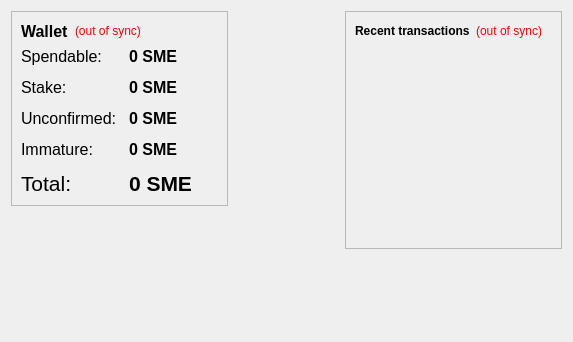
<?xml version="1.0" encoding="UTF-8"?>
<ui version="4.0">
 <class>OverviewPage</class>
 <widget class="QWidget" name="OverviewPage">
  <property name="geometry">
   <rect>
    <x>0</x>
    <y>0</y>
    <width>573</width>
    <height>342</height>
   </rect>
  </property>
  <property name="windowTitle">
   <string>Form</string>
  </property>
  <layout class="QHBoxLayout" name="horizontalLayout" stretch="1,0,1">
   <item>
    <layout class="QVBoxLayout" name="verticalLayout_2">
     <item>
      <widget class="QFrame" name="frame">
       <property name="frameShape">
        <enum>QFrame::StyledPanel</enum>
       </property>
       <property name="frameShadow">
        <enum>QFrame::Raised</enum>
       </property>
       <layout class="QVBoxLayout" name="verticalLayout_4">
        <item>
         <layout class="QHBoxLayout" name="horizontalLayout_4">
          <item>
           <widget class="QLabel" name="label_5">
            <property name="palette">
             <palette>
              <active>
               <colorrole role="ToolTipText">
                <brush brushstyle="SolidPattern">
                 <color alpha="255">
                  <red>0</red>
                  <green>0</green>
                  <blue>0</blue>
                 </color>
                </brush>
               </colorrole>
              </active>
              <inactive>
               <colorrole role="ToolTipText">
                <brush brushstyle="SolidPattern">
                 <color alpha="255">
                  <red>0</red>
                  <green>0</green>
                  <blue>0</blue>
                 </color>
                </brush>
               </colorrole>
              </inactive>
              <disabled>
               <colorrole role="ToolTipText">
                <brush brushstyle="SolidPattern">
                 <color alpha="255">
                  <red>0</red>
                  <green>0</green>
                  <blue>0</blue>
                 </color>
                </brush>
               </colorrole>
              </disabled>
             </palette>
            </property>
            <property name="font">
             <font>
              <pointsize>12</pointsize>
              <weight>75</weight>
              <bold>true</bold>
             </font>
            </property>
            <property name="text">
             <string>Wallet</string>
            </property>
           </widget>
          </item>
          <item>
           <widget class="QLabel" name="labelWalletStatus">
            <property name="toolTip">
             <string>The displayed information may be out of date. Your wallet automatically synchronizes with the SMEcoin network after a connection is established, but this process has not completed yet.</string>
            </property>
            <property name="styleSheet">
             <string notr="true">QLabel { color: red; }</string>
            </property>
            <property name="text">
             <string notr="true">(out of sync)</string>
            </property>
            <property name="alignment">
             <set>Qt::AlignLeading|Qt::AlignLeft|Qt::AlignVCenter</set>
            </property>
           </widget>
          </item>
          <item>
           <spacer name="horizontalSpacer_2">
            <property name="orientation">
             <enum>Qt::Horizontal</enum>
            </property>
            <property name="sizeHint" stdset="0">
             <size>
              <width>40</width>
              <height>20</height>
             </size>
            </property>
           </spacer>
          </item>
         </layout>
        </item>
        <item>
         <layout class="QFormLayout" name="formLayout_2">
          <property name="fieldGrowthPolicy">
           <enum>QFormLayout::AllNonFixedFieldsGrow</enum>
          </property>
          <property name="horizontalSpacing">
           <number>12</number>
          </property>
          <property name="verticalSpacing">
           <number>12</number>
          </property>
          <item row="0" column="0">
           <widget class="QLabel" name="label">
            <property name="palette">
             <palette>
              <active>
               <colorrole role="ToolTipText">
                <brush brushstyle="SolidPattern">
                 <color alpha="255">
                  <red>0</red>
                  <green>0</green>
                  <blue>0</blue>
                 </color>
                </brush>
               </colorrole>
              </active>
              <inactive>
               <colorrole role="ToolTipText">
                <brush brushstyle="SolidPattern">
                 <color alpha="255">
                  <red>0</red>
                  <green>0</green>
                  <blue>0</blue>
                 </color>
                </brush>
               </colorrole>
              </inactive>
              <disabled>
               <colorrole role="ToolTipText">
                <brush brushstyle="SolidPattern">
                 <color alpha="255">
                  <red>0</red>
                  <green>0</green>
                  <blue>0</blue>
                 </color>
                </brush>
               </colorrole>
              </disabled>
             </palette>
            </property>
            <property name="font">
             <font>
              <pointsize>12</pointsize>
             </font>
            </property>
            <property name="text">
             <string>Spendable:</string>
            </property>
           </widget>
          </item>
          <item row="0" column="1">
           <widget class="QLabel" name="labelBalance">
            <property name="palette">
             <palette>
              <active>
               <colorrole role="AlternateBase">
                <brush brushstyle="SolidPattern">
                 <color alpha="255">
                  <red>141</red>
                  <green>200</green>
                  <blue>217</blue>
                 </color>
                </brush>
               </colorrole>
               <colorrole role="ToolTipBase">
                <brush brushstyle="SolidPattern">
                 <color alpha="255">
                  <red>255</red>
                  <green>255</green>
                  <blue>220</blue>
                 </color>
                </brush>
               </colorrole>
               <colorrole role="ToolTipText">
                <brush brushstyle="SolidPattern">
                 <color alpha="255">
                  <red>0</red>
                  <green>0</green>
                  <blue>0</blue>
                 </color>
                </brush>
               </colorrole>
              </active>
              <inactive>
               <colorrole role="AlternateBase">
                <brush brushstyle="SolidPattern">
                 <color alpha="255">
                  <red>141</red>
                  <green>200</green>
                  <blue>217</blue>
                 </color>
                </brush>
               </colorrole>
               <colorrole role="ToolTipBase">
                <brush brushstyle="SolidPattern">
                 <color alpha="255">
                  <red>255</red>
                  <green>255</green>
                  <blue>220</blue>
                 </color>
                </brush>
               </colorrole>
               <colorrole role="ToolTipText">
                <brush brushstyle="SolidPattern">
                 <color alpha="255">
                  <red>0</red>
                  <green>0</green>
                  <blue>0</blue>
                 </color>
                </brush>
               </colorrole>
              </inactive>
              <disabled>
               <colorrole role="AlternateBase">
                <brush brushstyle="SolidPattern">
                 <color alpha="255">
                  <red>27</red>
                  <green>146</green>
                  <blue>179</blue>
                 </color>
                </brush>
               </colorrole>
               <colorrole role="ToolTipBase">
                <brush brushstyle="SolidPattern">
                 <color alpha="255">
                  <red>255</red>
                  <green>255</green>
                  <blue>220</blue>
                 </color>
                </brush>
               </colorrole>
               <colorrole role="ToolTipText">
                <brush brushstyle="SolidPattern">
                 <color alpha="255">
                  <red>0</red>
                  <green>0</green>
                  <blue>0</blue>
                 </color>
                </brush>
               </colorrole>
              </disabled>
             </palette>
            </property>
            <property name="font">
             <font>
              <pointsize>12</pointsize>
              <weight>75</weight>
              <bold>true</bold>
             </font>
            </property>
            <property name="cursor">
             <cursorShape>IBeamCursor</cursorShape>
            </property>
            <property name="toolTip">
             <string>Your current spendable balance</string>
            </property>
            <property name="text">
             <string notr="true">0 SME</string>
            </property>
            <property name="textInteractionFlags">
             <set>Qt::LinksAccessibleByMouse|Qt::TextSelectableByKeyboard|Qt::TextSelectableByMouse</set>
            </property>
           </widget>
          </item>
          <item row="1" column="0">
           <widget class="QLabel" name="label_6">
            <property name="palette">
             <palette>
              <active>
               <colorrole role="ToolTipText">
                <brush brushstyle="SolidPattern">
                 <color alpha="255">
                  <red>0</red>
                  <green>0</green>
                  <blue>0</blue>
                 </color>
                </brush>
               </colorrole>
              </active>
              <inactive>
               <colorrole role="ToolTipText">
                <brush brushstyle="SolidPattern">
                 <color alpha="255">
                  <red>0</red>
                  <green>0</green>
                  <blue>0</blue>
                 </color>
                </brush>
               </colorrole>
              </inactive>
              <disabled>
               <colorrole role="ToolTipText">
                <brush brushstyle="SolidPattern">
                 <color alpha="255">
                  <red>0</red>
                  <green>0</green>
                  <blue>0</blue>
                 </color>
                </brush>
               </colorrole>
              </disabled>
             </palette>
            </property>
            <property name="font">
             <font>
              <pointsize>12</pointsize>
             </font>
            </property>
            <property name="text">
             <string>Stake:</string>
            </property>
           </widget>
          </item>
          <item row="1" column="1">
           <widget class="QLabel" name="labelStake">
            <property name="palette">
             <palette>
              <active>
               <colorrole role="ToolTipText">
                <brush brushstyle="SolidPattern">
                 <color alpha="255">
                  <red>0</red>
                  <green>0</green>
                  <blue>0</blue>
                 </color>
                </brush>
               </colorrole>
              </active>
              <inactive>
               <colorrole role="ToolTipText">
                <brush brushstyle="SolidPattern">
                 <color alpha="255">
                  <red>0</red>
                  <green>0</green>
                  <blue>0</blue>
                 </color>
                </brush>
               </colorrole>
              </inactive>
              <disabled>
               <colorrole role="ToolTipText">
                <brush brushstyle="SolidPattern">
                 <color alpha="255">
                  <red>0</red>
                  <green>0</green>
                  <blue>0</blue>
                 </color>
                </brush>
               </colorrole>
              </disabled>
             </palette>
            </property>
            <property name="font">
             <font>
              <pointsize>12</pointsize>
              <weight>75</weight>
              <bold>true</bold>
             </font>
            </property>
            <property name="cursor">
             <cursorShape>IBeamCursor</cursorShape>
            </property>
            <property name="toolTip">
             <string>Total of coins that was staked, and do not yet count toward the current balance</string>
            </property>
            <property name="text">
             <string notr="true">0 SME</string>
            </property>
            <property name="textInteractionFlags">
             <set>Qt::LinksAccessibleByMouse|Qt::TextSelectableByKeyboard|Qt::TextSelectableByMouse</set>
            </property>
           </widget>
          </item>
          <item row="2" column="0">
           <widget class="QLabel" name="label_3">
            <property name="palette">
             <palette>
              <active>
               <colorrole role="ToolTipText">
                <brush brushstyle="SolidPattern">
                 <color alpha="255">
                  <red>0</red>
                  <green>0</green>
                  <blue>0</blue>
                 </color>
                </brush>
               </colorrole>
              </active>
              <inactive>
               <colorrole role="ToolTipText">
                <brush brushstyle="SolidPattern">
                 <color alpha="255">
                  <red>0</red>
                  <green>0</green>
                  <blue>0</blue>
                 </color>
                </brush>
               </colorrole>
              </inactive>
              <disabled>
               <colorrole role="ToolTipText">
                <brush brushstyle="SolidPattern">
                 <color alpha="255">
                  <red>0</red>
                  <green>0</green>
                  <blue>0</blue>
                 </color>
                </brush>
               </colorrole>
              </disabled>
             </palette>
            </property>
            <property name="font">
             <font>
              <pointsize>12</pointsize>
             </font>
            </property>
            <property name="text">
             <string>Unconfirmed:</string>
            </property>
           </widget>
          </item>
          <item row="2" column="1">
           <widget class="QLabel" name="labelUnconfirmed">
            <property name="palette">
             <palette>
              <active>
               <colorrole role="ToolTipText">
                <brush brushstyle="SolidPattern">
                 <color alpha="255">
                  <red>0</red>
                  <green>0</green>
                  <blue>0</blue>
                 </color>
                </brush>
               </colorrole>
              </active>
              <inactive>
               <colorrole role="ToolTipText">
                <brush brushstyle="SolidPattern">
                 <color alpha="255">
                  <red>0</red>
                  <green>0</green>
                  <blue>0</blue>
                 </color>
                </brush>
               </colorrole>
              </inactive>
              <disabled>
               <colorrole role="ToolTipText">
                <brush brushstyle="SolidPattern">
                 <color alpha="255">
                  <red>0</red>
                  <green>0</green>
                  <blue>0</blue>
                 </color>
                </brush>
               </colorrole>
              </disabled>
             </palette>
            </property>
            <property name="font">
             <font>
              <pointsize>12</pointsize>
              <weight>75</weight>
              <bold>true</bold>
             </font>
            </property>
            <property name="cursor">
             <cursorShape>IBeamCursor</cursorShape>
            </property>
            <property name="toolTip">
             <string>Total of transactions that have yet to be confirmed, and do not yet count toward the current balance</string>
            </property>
            <property name="text">
             <string notr="true">0 SME</string>
            </property>
            <property name="textInteractionFlags">
             <set>Qt::LinksAccessibleByMouse|Qt::TextSelectableByKeyboard|Qt::TextSelectableByMouse</set>
            </property>
           </widget>
          </item>
          <item row="3" column="0">
           <widget class="QLabel" name="labelImmatureText">
            <property name="palette">
             <palette>
              <active>
               <colorrole role="ToolTipText">
                <brush brushstyle="SolidPattern">
                 <color alpha="255">
                  <red>0</red>
                  <green>0</green>
                  <blue>0</blue>
                 </color>
                </brush>
               </colorrole>
              </active>
              <inactive>
               <colorrole role="ToolTipText">
                <brush brushstyle="SolidPattern">
                 <color alpha="255">
                  <red>0</red>
                  <green>0</green>
                  <blue>0</blue>
                 </color>
                </brush>
               </colorrole>
              </inactive>
              <disabled>
               <colorrole role="ToolTipText">
                <brush brushstyle="SolidPattern">
                 <color alpha="255">
                  <red>0</red>
                  <green>0</green>
                  <blue>0</blue>
                 </color>
                </brush>
               </colorrole>
              </disabled>
             </palette>
            </property>
            <property name="font">
             <font>
              <pointsize>12</pointsize>
             </font>
            </property>
            <property name="text">
             <string>Immature:</string>
            </property>
           </widget>
          </item>
          <item row="3" column="1">
           <widget class="QLabel" name="labelImmature">
            <property name="palette">
             <palette>
              <active>
               <colorrole role="ToolTipText">
                <brush brushstyle="SolidPattern">
                 <color alpha="255">
                  <red>0</red>
                  <green>0</green>
                  <blue>0</blue>
                 </color>
                </brush>
               </colorrole>
              </active>
              <inactive>
               <colorrole role="ToolTipText">
                <brush brushstyle="SolidPattern">
                 <color alpha="255">
                  <red>0</red>
                  <green>0</green>
                  <blue>0</blue>
                 </color>
                </brush>
               </colorrole>
              </inactive>
              <disabled>
               <colorrole role="ToolTipText">
                <brush brushstyle="SolidPattern">
                 <color alpha="255">
                  <red>0</red>
                  <green>0</green>
                  <blue>0</blue>
                 </color>
                </brush>
               </colorrole>
              </disabled>
             </palette>
            </property>
            <property name="font">
             <font>
              <pointsize>12</pointsize>
              <weight>75</weight>
              <bold>true</bold>
             </font>
            </property>
            <property name="toolTip">
             <string>Mined balance that has not yet matured</string>
            </property>
            <property name="text">
             <string notr="true">0 SME</string>
            </property>
            <property name="textInteractionFlags">
             <set>Qt::LinksAccessibleByMouse|Qt::TextSelectableByKeyboard|Qt::TextSelectableByMouse</set>
            </property>
           </widget>
          </item>
          <item row="4" column="0">
           <widget class="QLabel" name="labelTotalText">
            <property name="palette">
             <palette>
              <active>
               <colorrole role="ToolTipText">
                <brush brushstyle="SolidPattern">
                 <color alpha="255">
                  <red>0</red>
                  <green>0</green>
                  <blue>0</blue>
                 </color>
                </brush>
               </colorrole>
              </active>
              <inactive>
               <colorrole role="ToolTipText">
                <brush brushstyle="SolidPattern">
                 <color alpha="255">
                  <red>0</red>
                  <green>0</green>
                  <blue>0</blue>
                 </color>
                </brush>
               </colorrole>
              </inactive>
              <disabled>
               <colorrole role="ToolTipText">
                <brush brushstyle="SolidPattern">
                 <color alpha="255">
                  <red>0</red>
                  <green>0</green>
                  <blue>0</blue>
                 </color>
                </brush>
               </colorrole>
              </disabled>
             </palette>
            </property>
            <property name="font">
             <font>
              <pointsize>16</pointsize>
             </font>
            </property>
            <property name="text">
             <string>Total:</string>
            </property>
           </widget>
          </item>
          <item row="4" column="1">
           <widget class="QLabel" name="labelTotal">
            <property name="palette">
             <palette>
              <active>
               <colorrole role="ToolTipText">
                <brush brushstyle="SolidPattern">
                 <color alpha="255">
                  <red>0</red>
                  <green>0</green>
                  <blue>0</blue>
                 </color>
                </brush>
               </colorrole>
              </active>
              <inactive>
               <colorrole role="ToolTipText">
                <brush brushstyle="SolidPattern">
                 <color alpha="255">
                  <red>0</red>
                  <green>0</green>
                  <blue>0</blue>
                 </color>
                </brush>
               </colorrole>
              </inactive>
              <disabled>
               <colorrole role="ToolTipText">
                <brush brushstyle="SolidPattern">
                 <color alpha="255">
                  <red>0</red>
                  <green>0</green>
                  <blue>0</blue>
                 </color>
                </brush>
               </colorrole>
              </disabled>
             </palette>
            </property>
            <property name="font">
             <font>
              <pointsize>16</pointsize>
              <weight>75</weight>
              <bold>true</bold>
             </font>
            </property>
            <property name="cursor">
             <cursorShape>IBeamCursor</cursorShape>
            </property>
            <property name="toolTip">
             <string>Your current total balance</string>
            </property>
            <property name="text">
             <string notr="true">0 SME</string>
            </property>
            <property name="textInteractionFlags">
             <set>Qt::LinksAccessibleByMouse|Qt::TextSelectableByKeyboard|Qt::TextSelectableByMouse</set>
            </property>
           </widget>
          </item>
         </layout>
        </item>
       </layout>
      </widget>
     </item>
     <item>
      <spacer name="verticalSpacer">
       <property name="orientation">
        <enum>Qt::Vertical</enum>
       </property>
       <property name="sizeHint" stdset="0">
        <size>
         <width>20</width>
         <height>40</height>
        </size>
       </property>
      </spacer>
     </item>
    </layout>
   </item>
   <item>
    <spacer name="horizontalSpacer_3">
     <property name="orientation">
      <enum>Qt::Horizontal</enum>
     </property>
     <property name="sizeHint" stdset="0">
      <size>
       <width>111</width>
       <height>20</height>
      </size>
     </property>
    </spacer>
   </item>
   <item>
    <layout class="QVBoxLayout" name="verticalLayout_3">
     <item>
      <widget class="QFrame" name="frame_2">
       <property name="frameShape">
        <enum>QFrame::StyledPanel</enum>
       </property>
       <property name="frameShadow">
        <enum>QFrame::Raised</enum>
       </property>
       <layout class="QVBoxLayout" name="verticalLayout">
        <item>
         <layout class="QHBoxLayout" name="horizontalLayout_2">
          <item>
           <widget class="QLabel" name="label_4">
            <property name="text">
             <string>&lt;b&gt;Recent transactions&lt;/b&gt;</string>
            </property>
           </widget>
          </item>
          <item>
           <widget class="QLabel" name="labelTransactionsStatus">
            <property name="toolTip">
             <string>The displayed information may be out of date. Your wallet automatically synchronizes with the SMEcoin network after a connection is established, but this process has not completed yet.</string>
            </property>
            <property name="styleSheet">
             <string notr="true">QLabel { color: red; }</string>
            </property>
            <property name="text">
             <string notr="true">(out of sync)</string>
            </property>
            <property name="alignment">
             <set>Qt::AlignRight|Qt::AlignTrailing|Qt::AlignVCenter</set>
            </property>
           </widget>
          </item>
          <item>
           <spacer name="horizontalSpacer">
            <property name="orientation">
             <enum>Qt::Horizontal</enum>
            </property>
            <property name="sizeHint" stdset="0">
             <size>
              <width>40</width>
              <height>20</height>
             </size>
            </property>
           </spacer>
          </item>
         </layout>
        </item>
        <item>
         <widget class="QListView" name="listTransactions">
          <property name="styleSheet">
           <string notr="true">QListView { background: transparent; }</string>
          </property>
          <property name="frameShape">
           <enum>QFrame::NoFrame</enum>
          </property>
          <property name="verticalScrollBarPolicy">
           <enum>Qt::ScrollBarAlwaysOff</enum>
          </property>
          <property name="horizontalScrollBarPolicy">
           <enum>Qt::ScrollBarAlwaysOff</enum>
          </property>
          <property name="selectionMode">
           <enum>QAbstractItemView::NoSelection</enum>
          </property>
         </widget>
        </item>
       </layout>
      </widget>
     </item>
     <item>
      <spacer name="verticalSpacer_2">
       <property name="orientation">
        <enum>Qt::Vertical</enum>
       </property>
       <property name="sizeHint" stdset="0">
        <size>
         <width>20</width>
         <height>40</height>
        </size>
       </property>
      </spacer>
     </item>
    </layout>
   </item>
  </layout>
 </widget>
 <resources/>
 <connections/>
</ui>
